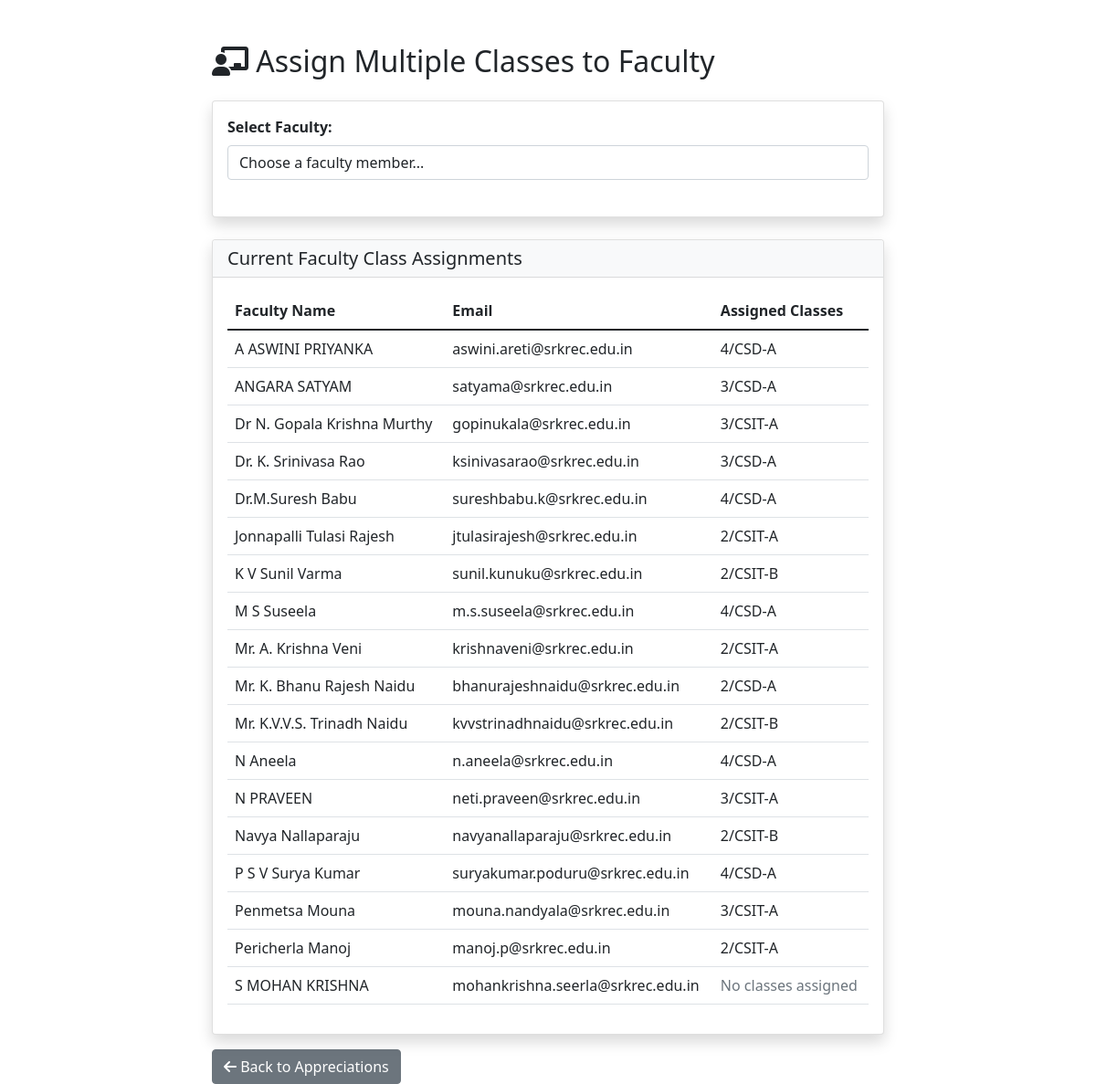
Page /admin_assign_faculty_classes.php on the earlier database version.
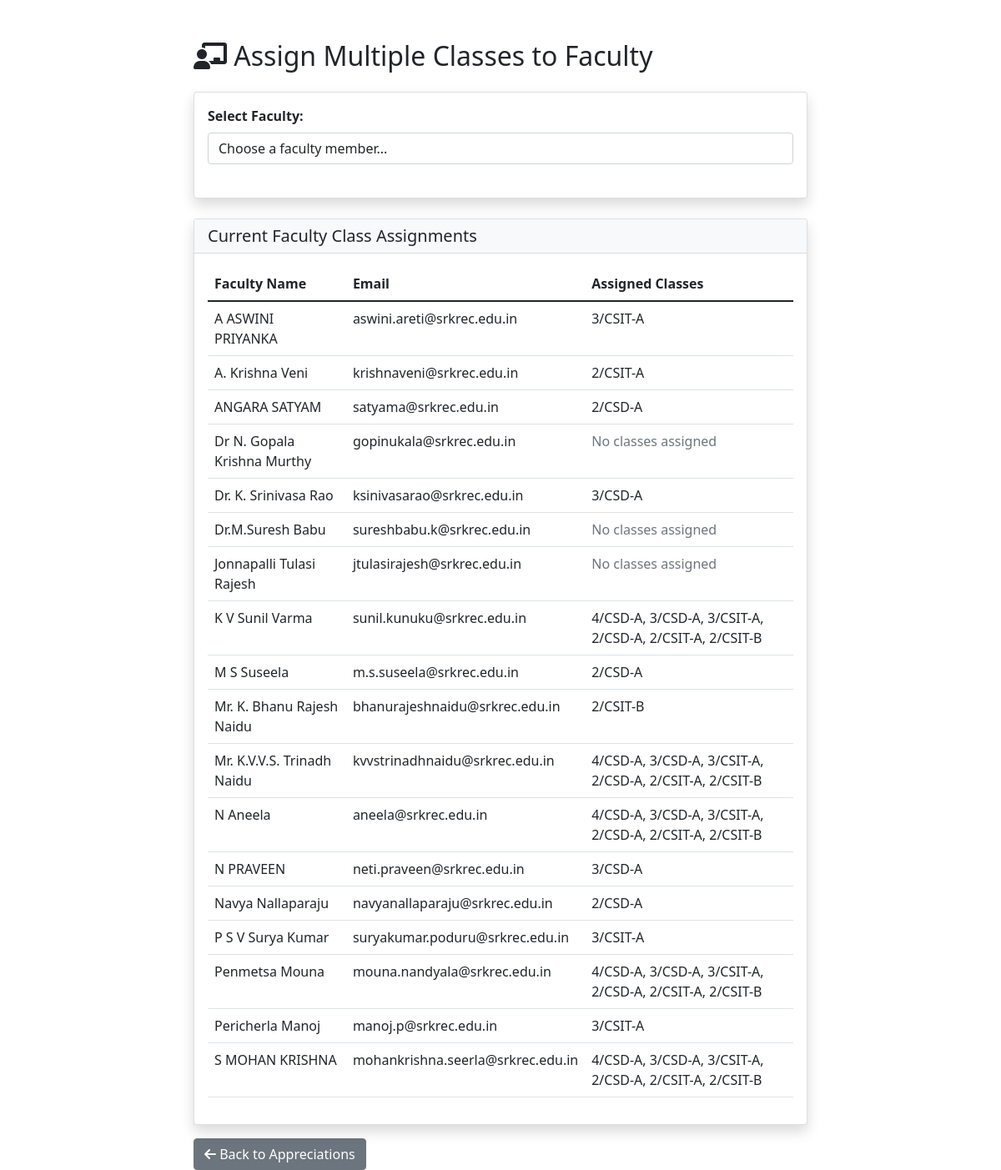
Same page on the later database version.
### tables this page shows
CREATE TABLE `faculties` (
  `faculty_id` int(11) NOT NULL,
  `faculty_name` varchar(100) NOT NULL,
  `email` varchar(100) NOT NULL,
  `password` varchar(255) NOT NULL,
  `class_id` varchar(255) DEFAULT NULL COMMENT 'Comma-separated class IDs',
  `phone_number` varchar(15) DEFAULT NULL,
  `is_active` tinyint(1) DEFAULT 1,
  `created_at` timestamp NOT NULL DEFAULT current_timestamp(),
  `updated_at` timestamp NOT NULL DEFAULT current_timestamp() ON UPDATE current_timestamp()
);

### admin_assign_faculty_classes.php (the view, shortened to what this page needs)
<?php
include './connect.php';
$faculties_query = "SELECT faculty_id, faculty_name, email, class_id FROM faculties ORDER BY faculty_name";
$faculties_result = mysqli_query($conn, $faculties_query);
$faculties = [];
while ($faculty = mysqli_fetch_assoc($faculties_result)) {
    $faculties[] = $faculty;
}
$classes_query = "SELECT class_id, year, branch, section FROM classes ORDER BY year, branch, section";
$classes_result = mysqli_query($conn, $classes_query);
$classes = [];
while ($class = mysqli_fetch_assoc($classes_result)) {
    $classes[] = $class;
}
?>
<!DOCTYPE html>
<html lang="en">
<head>
    <link href="https://cdn.jsdelivr.net/npm/bootstrap@5.1.3/dist/css/bootstrap.min.css" rel="stylesheet">
    <link rel="stylesheet" href="https://cdnjs.cloudflare.com/ajax/libs/font-awesome/6.0.0/css/all.min.css">
</head>
<body>
    <div class="container mt-5">
        <div class="row">
            <div class="col-md-8 offset-md-2">
                <h2 class="mb-4"><i class="fas fa-chalkboard-teacher"></i> Assign Multiple Classes to Faculty</h2>
                <div class="card shadow">
                    <div class="card-body">
                        <form method="POST" action="admin_assign_faculty_classes.php">
                            <div class="mb-4">
                                <label for="faculty_id" class="form-label"><strong>Select Faculty:</strong></label>
                                <select class="form-control" id="faculty_id" name="faculty_id" required onchange="this.form.submit()">
                                    <option value="">Choose a faculty member...</option>
                                </select>
                            </div>
                        </form>
                    </div>
                </div>
                <div class="card shadow mt-4">
                    <div class="card-header bg-light">
                        <h5 class="mb-0">Current Faculty Class Assignments</h5>
                    </div>
                    <div class="card-body">
                        <div class="table-responsive">
                            <table class="table table-hover">
                                <thead>
                                    <tr>
                                        <th>Faculty Name</th>
                                        <th>Email</th>
                                        <th>Assigned Classes</th>
                                    </tr>
                                </thead>
                                <tbody>
                                    <?php foreach ($faculties as $faculty): ?>
                                        <tr>
                                            <td><?php echo htmlspecialchars($faculty['faculty_name']); ?></td>
                                            <td><?php echo htmlspecialchars($faculty['email']); ?></td>
                                            <td>
                                                <?php
                                                if (!empty($faculty['class_id'])) {
                                                    $faculty_class_ids = explode(',', $faculty['class_id']);
                                                    $class_names = [];
                                                    foreach ($faculty_class_ids as $class_id) {
                                                        $class_id = trim($class_id);
                                                        foreach ($classes as $class) {
                                                            if ($class['class_id'] == $class_id) {
                                                                $class_names[] = $class['year'] . '/' . $class['branch'] . '-' . $class['section'];
                                                                break;
                                                            }
                                                        }
                                                    }
                                                    echo htmlspecialchars(implode(', ', $class_names));
                                                } else {
                                                    echo '<span class="text-muted">No classes assigned</span>';
                                                }
                                                ?>
                                            </td>
                                        </tr>
                                    <?php endforeach; ?>
                                </tbody>
                            </table>
                        </div>
                    </div>
                </div>
                <div class="mt-3">
                    <a href="faculty_appreciations.php" class="btn btn-secondary">
                        <i class="fas fa-arrow-left"></i> Back to Appreciations
                    </a>
                </div>
            </div>
        </div>
    </div>
</body>
</html>

Differences in the rows shown:
changed faculties "A ASWINI PRIYANKA": class_names "4/CSD-A" → "3/CSIT-A"
changed faculties "krishnaveni@srkrec.edu.in": faculty_name "Mr. A. Krishna Veni" → "A. Krishna Veni"; moves up the list
changed faculties "ANGARA SATYAM": class_names "3/CSD-A" → "2/CSD-A"
changed faculties "Dr N. Gopala Krishna Murthy": class_names "3/CSIT-A" → (not shown); now shows "No classes assigned"
changed faculties "Dr.M.Suresh Babu": class_names "4/CSD-A" → (not shown); now shows "No classes assigned"
changed faculties "Jonnapalli Tulasi Rajesh": class_names "2/CSIT-A" → (not shown); now shows "No classes assigned"
changed faculties "K V Sunil Varma": class_names "2/CSIT-B" → "4/CSD-A, 3/CSD-A, 3/CSIT-A, 2/CSD-A, 2/CSIT-A, 2/CSIT-B"
changed faculties "M S Suseela": class_names "4/CSD-A" → "2/CSD-A"
changed faculties "Mr. K. Bhanu Rajesh Naidu": class_names "2/CSD-A" → "2/CSIT-B"
changed faculties "Mr. K.V.V.S. Trinadh Naidu": class_names "2/CSIT-B" → "4/CSD-A, 3/CSD-A, 3/CSIT-A, 2/CSD-A, 2/CSIT-A, 2/CSIT-B"
changed faculties "N Aneela": email "n.aneela@srkrec.edu.in" → "aneela@srkrec.edu.in"; class_names "4/CSD-A" → "4/CSD-A, 3/CSD-A, 3/CSIT-A, 2/CSD-A, 2/CSIT-A, 2/CSIT-B"
changed faculties "N PRAVEEN": class_names "3/CSIT-A" → "3/CSD-A"
changed faculties "Navya Nallaparaju": class_names "2/CSIT-B" → "2/CSD-A"
changed faculties "P S V Surya Kumar": class_names "4/CSD-A" → "3/CSIT-A"
changed faculties "Penmetsa Mouna": class_names "3/CSIT-A" → "4/CSD-A, 3/CSD-A, 3/CSIT-A, 2/CSD-A, 2/CSIT-A, 2/CSIT-B"
changed faculties "Pericherla Manoj": class_names "2/CSIT-A" → "3/CSIT-A"
changed faculties "S MOHAN KRISHNA": class_names (not shown) → "4/CSD-A, 3/CSD-A, 3/CSIT-A, 2/CSD-A, 2/CSIT-A, 2/CSIT-B"; no longer shows "No classes assigned"
